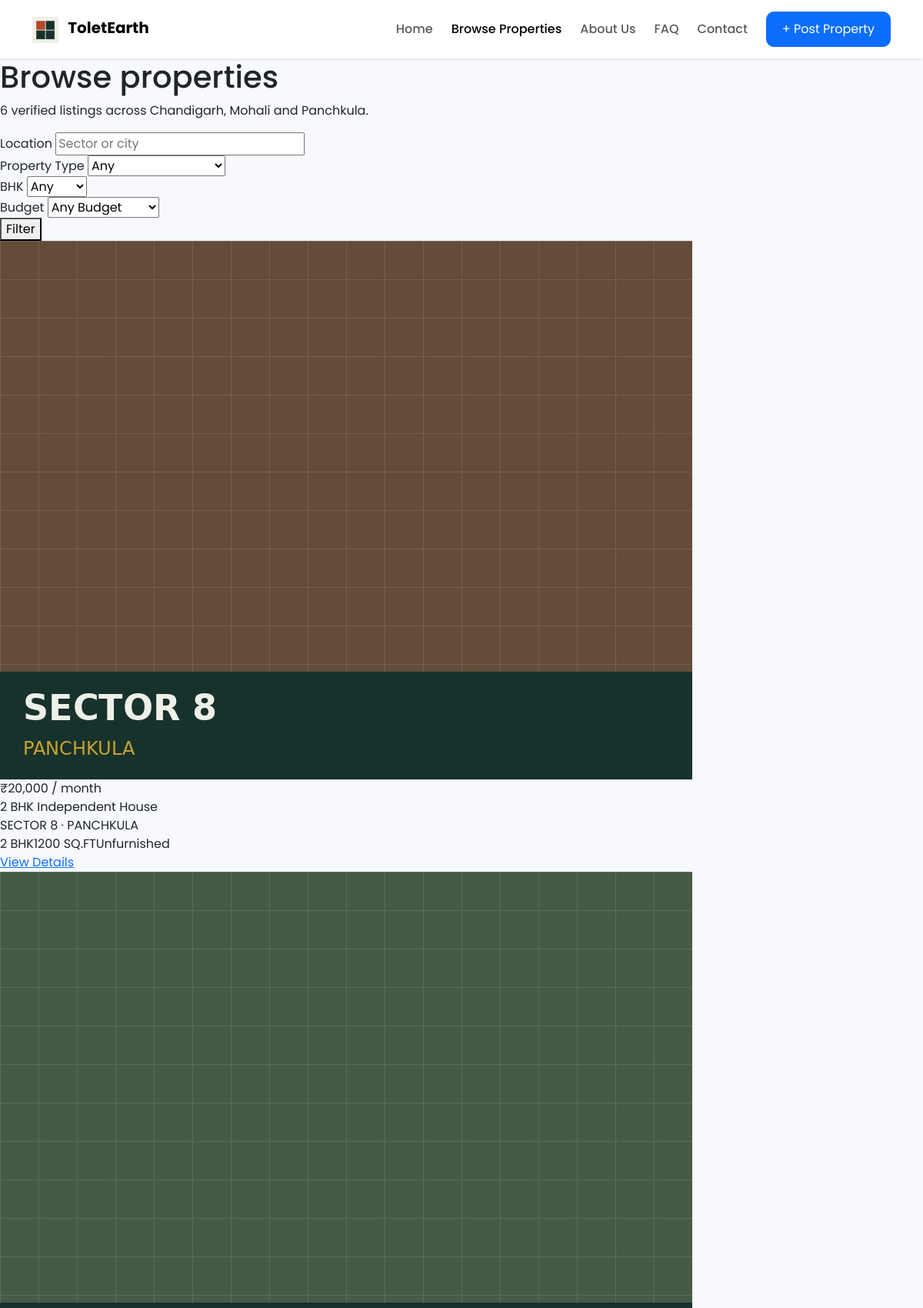
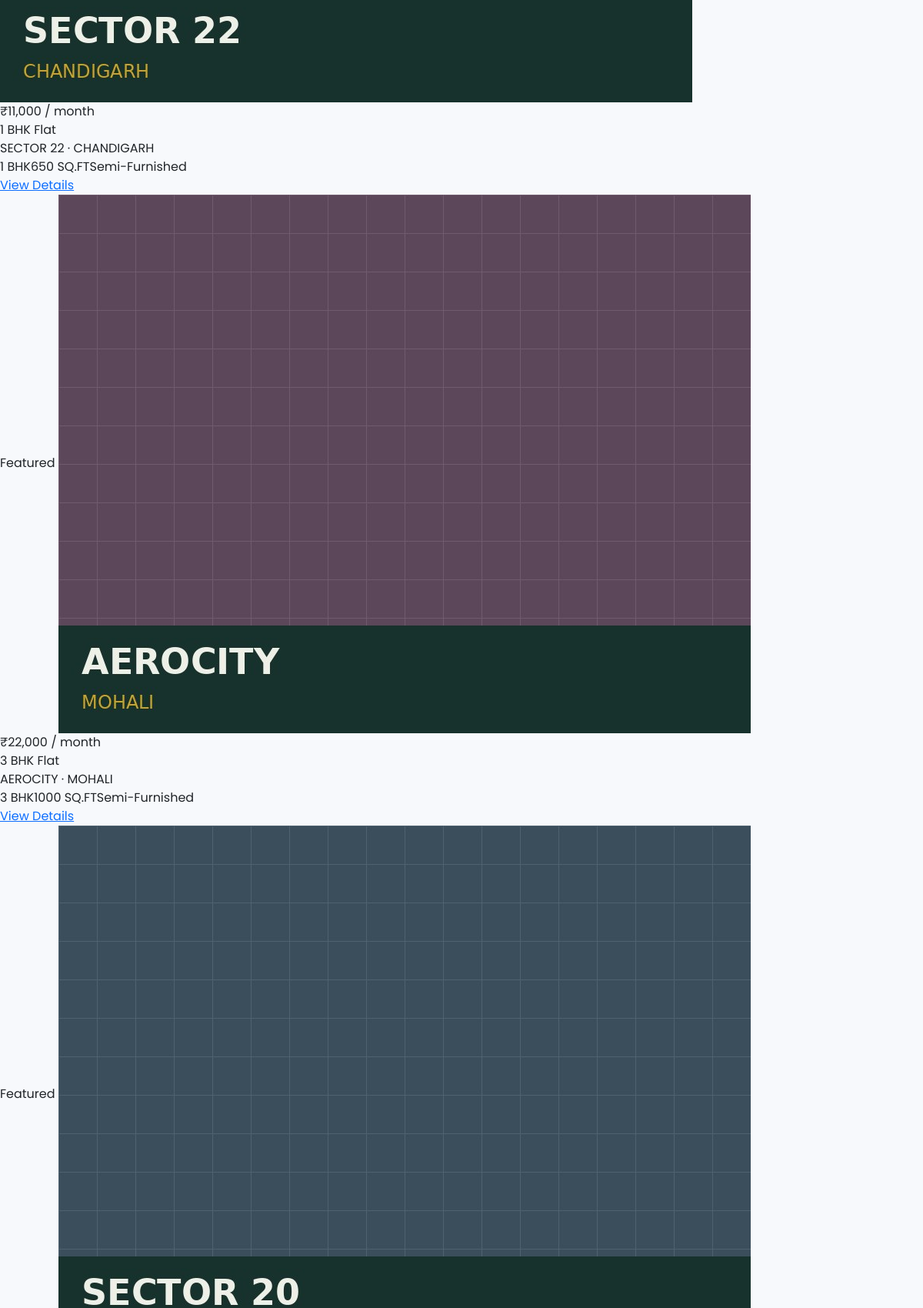
Screenshot of /properties (upper part) with the database file from the repository (2 pictures, top to bottom).
### tables this page shows
CREATE TABLE properties (
    id                  INTEGER PRIMARY KEY AUTOINCREMENT,
    title               TEXT NOT NULL,
    description         TEXT,
    property_type       TEXT NOT NULL DEFAULT 'Flat',   -- Flat | Builder Floor | Independent House | PG | Room
    bhk                 INTEGER NOT NULL DEFAULT 1,
    bathrooms           INTEGER NOT NULL DEFAULT 1,
    balconies           INTEGER NOT NULL DEFAULT 0,
    area_sqft           INTEGER NOT NULL DEFAULT 0,
    rent                INTEGER NOT NULL,
    security_deposit    INTEGER DEFAULT 0,

    city_id             INTEGER NOT NULL REFERENCES cities(id),
    sector_id           INTEGER NOT NULL REFERENCES sectors(id),
    address             TEXT,
    latitude            REAL,
    longitude           REAL,

    furnishing          TEXT NOT NULL DEFAULT 'Unfurnished',  -- Unfurnished | Semi-Furnished | Furnished
    parking             INTEGER NOT NULL DEFAULT 0,
    lift                INTEGER NOT NULL DEFAULT 0,
    power_backup        INTEGER NOT NULL DEFAULT 0,
    wifi                INTEGER NOT NULL DEFAULT 0,
    pet_friendly        INTEGER NOT NULL DEFAULT 0,
    bachelor_allowed    INTEGER NOT NULL DEFAULT 1,
    family_allowed      INTEGER NOT NULL DEFAULT 1,

    owner_id            INTEGER NOT NULL REFERENCES users(id),
    verified            INTEGER NOT NULL DEFAULT 0,
    featured            INTEGER NOT NULL DEFAULT 0,
    status              TEXT NOT NULL DEFAULT 'pending',  -- pending | available | rented | inactive

    created_at          TEXT NOT NULL DEFAULT (datetime('now')),
    updated_at          TEXT NOT NULL DEFAULT (datetime('now'))
);

CREATE TABLE sectors (
    id          INTEGER PRIMARY KEY AUTOINCREMENT,
    city_id     INTEGER NOT NULL REFERENCES cities(id),
    name        TEXT NOT NULL,
    UNIQUE(city_id, name)
);

CREATE TABLE cities (
    id          INTEGER PRIMARY KEY AUTOINCREMENT,
    name        TEXT NOT NULL UNIQUE
);

### app/routes/properties.py (the view)
@properties_bp.route("/properties")
def browse():
    filters = {
        "location": request.args.get("location", "").strip(),
        "property_type": request.args.get("property_type", "").strip(),
        "bhk": request.args.get("bhk", "").strip(),
        "budget": request.args.get("budget", "").strip(),
    }
    listings = search_properties(filters)
    return render_template("properties.html", listings=listings, filters=filters)

### app/models/db.py (called while the page is built)
def get_db():
    if "db" not in g:
        g.db = sqlite3.connect(current_app.config["DATABASE_PATH"])
        g.db.row_factory = sqlite3.Row
        g.db.execute("PRAGMA foreign_keys = ON")
    return g.db

### app/services/property_service.py (called while the page is built)
def _with_tag(row):
    d = dict(row)
    d["tag"] = "Featured" if d.get("featured") else None
    return d

### app/templates/properties.html (shortened to what this page needs)
{% extends "base.html" %}
{% block content %}
<div class="page-head wrap">
  <h1>Browse properties</h1>
  <p>{{ listings|length }} verified listing{{ 's' if listings|length != 1 }} across Chandigarh, Mohali and Panchkula.</p>
</div>
<div class="section wrap">
  <form class="filter-bar" method="get">
    <div>
      <label for="location">Location</label>
      <input type="text" id="location" name="location" placeholder="Sector or city" value="{{ filters.location }}">
    </div>
    <div>
      <label for="property_type">Property Type</label>
      <select id="property_type" name="property_type">
        <option value="" {{ 'selected' if not filters.property_type }}>Any</option>
      </select>
    </div>
    <div>
      <label for="bhk">BHK</label>
      <select id="bhk" name="bhk">
        <option value="" {{ 'selected' if not filters.bhk }}>Any</option>
      </select>
    </div>
    <div>
      <label for="budget">Budget</label>
      <select id="budget" name="budget">
        <option value="" {{ 'selected' if not filters.budget }}>Any Budget</option>
      </select>
    </div>
    <button class="go" type="submit">Filter</button>
  </form>
  {% if listings %}
  <div class="listings">
    {% for p in listings %}
    <article class="listing">
      <div class="photo">
        {% if p.tag %}<span class="tag {{ 'new' if p.tag == 'New' }}">{{ p.tag }}</span>{% endif %}
        <img src="{{ url_for('static', filename='images/' + p.image) }}" alt="{{ p.title }} in {{ p.sector }}, {{ p.city }}">
      </div>
      <div class="body">
        <div class="price">₹{{ "{:,}".format(p.price) }} <span>/ month</span></div>
        <div class="title">{{ p.title }}</div>
        <div class="sector">{{ p.sector.upper() }} · {{ p.city.upper() }}</div>
        <div class="meta"><span>{{ p.bhk }} BHK</span><span>{{ p.sqft }} SQ.FT</span><span>{{ p.furnishing }}</span></div>
        <a href="{{ url_for('properties.details', property_id=p.id) }}" class="view">View Details</a>
      </div>
    </article>
    {% endfor %}
  </div>
  {% else %}
  <div class="empty-state">
    <p>No listings match those filters yet. Try widening your search, or check back soon — new homes are added weekly.</p>
  </div>
  {% endif %}
</div>
{% endblock %}

### app/static/css/style.css (style rules this page uses)
body { font-family:'Poppins',sans-serif; background:#f7f9fc; }

### rows the page displays
properties: shows a picture, price "20,000", title "2 BHK Independent House", sector "SECTOR 8", city "PANCHKULA", bhk "2", sqft "1200", furnishing "Unfurnished"
properties: shows a picture, price "11,000", title "1 BHK Flat", sector "SECTOR 22", city "CHANDIGARH", bhk "1", sqft "650", furnishing "Semi-Furnished"
properties: tag "Featured", shows a picture, price "22,000", title "3 BHK Flat", sector "AEROCITY", city "MOHALI", bhk "3", sqft "1000", furnishing "Semi-Furnished"
properties: tag "Featured", shows a picture

### other values shown
{{ listings|length }} "6"
{{ 's' if listings|length != 1 }} "s"
